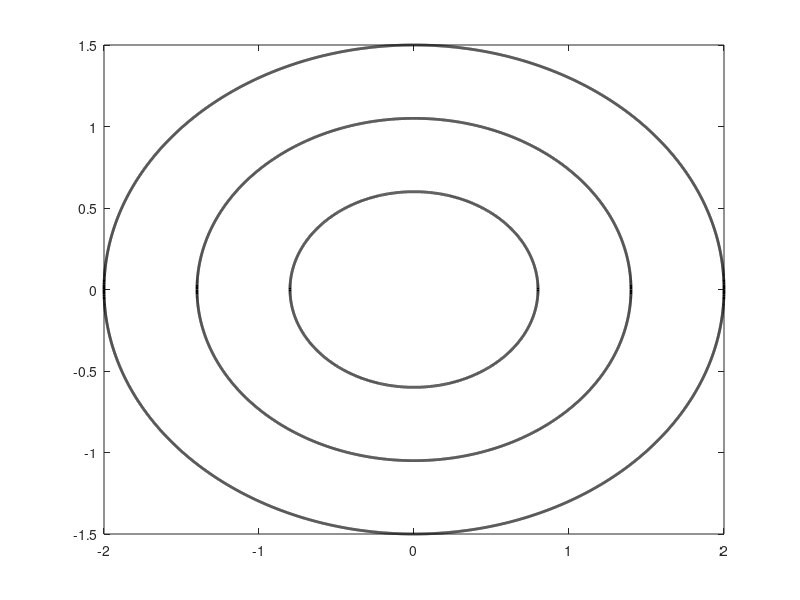

Reproduce this figure in MATLAB. (Note: this script raises an error after producing the figure.)
%script to draw illustrative diagram for email to Prof Hubbard 14/9/15
clear all
close all

%define the dimensions of the ellipses
b=[1.5,1.2];
a=[2,2.4];

%define the radius of the circle
R=1.7;

%plotting 
Nplot=10000;
limits=[-3,3];

%label offsets
xoffset=0.1;
yoffset=0.15;

%find the intersection point(s) with inner ellipse
intery=sqrt((1-(R/a(1))^2)/((1/b(1))^2 - (1/a(1))^2));
interx=sqrt(R^2-intery^2);

%plot the ellipses and circles
% xplot1=linspace(-a(1),a(1), Nplot);
% xplot2=linspace(-a(2),a(2), Nplot);
% xplotR=linspace(-R,R,Nplot);
% yplot1=b(1)*sqrt(1-(xplot1/a(1)).^2);
% yplot2=b(2)*sqrt(1-(xplot2/a(2)).^2);
% yplotR=sqrt(R^2-(xplotR).^2);
% figure(1)
% plot([xplot1, fliplr(xplot1)], [-yplot1, yplot1], 'k-', 'linewidth', 2)
% hold on
% plot([xplotR, fliplr(xplotR)], [-yplotR, yplotR], 'k:', 'linewidth', 2)
% TeXString = texlabel('O');
% text(-2.5*xoffset,-yoffset,TeXString,'FontSize',14)
% TeXString = texlabel('a');
% text(-a(1)+xoffset,-yoffset,TeXString,'FontSize',14)
% TeXString = texlabel('b');
% text(-2*xoffset,b(1)-yoffset,TeXString,'FontSize',14)
% plot([0,0], [-1.1*a(1),1.1*a(1)], 'k-', 'linewidth', 1)
% plot([-1.1*a(1),1.1*a(1)],[0,0], 'k-', 'linewidth', 1)
% xlim(limits)
% ylim(limits)
% axis square
% box off
% set(gca,'Visible','off')
% set(gca, 'XTickLabelMode', 'Manual')
% set(gca, 'XTick', [])
% set(gca, 'YTickLabelMode', 'Manual')
% set(gca, 'YTick', [])


%plot the regime
%I (R=1.0) inside the surface with r<b
% theta=pi*0.25;
% plot([0,R*cos(theta)], [0,R*sin(theta)], 'k:', 'linewidth', 2)
% plot([R*cos(theta)], [R*sin(theta)], 'k.', 'linewidth', 2)
% TeXString = texlabel('(r,mu)');
% text(R*cos(theta)+xoffset,R*sin(theta)+yoffset,TeXString,'FontSize',14)
% plot([0,R*cos(theta)], [0, R*sin(theta)], 'k.', 'markersize',12)
% print('Regime_I.eps', '-depsc2')

%II  (R=1.7) Inside the surface with b<r<a
% theta=pi*0.1;
% plot([0,R*cos(theta)], [0,R*sin(theta)], 'k:', 'linewidth', 2)
% plot([R*cos(theta)], [R*sin(theta)], 'k.', 'linewidth', 2)
% TeXString = texlabel('(r,mu)');
% text(R*cos(theta)-6*xoffset,R*sin(theta)+yoffset,TeXString,'FontSize',14)
% plot([0,interx], [0,intery], 'k-', 'linewidth', 1)
% plot([0,interx], [0,-intery], 'k-', 'linewidth', 1)
% TeXString = texlabel('A');
% text(interx+xoffset,intery+yoffset,TeXString,'FontSize',14)
% TeXString = texlabel('B');
% text(interx+xoffset,-intery-yoffset,TeXString,'FontSize',14)
% plot([0,interx,interx, R*cos(theta)], [0,-intery,intery,R*sin(theta)], 'k.', 'markersize',12)
% print('Regime_II.eps', '-depsc2')


%III  (R=1.7) Outside the surface with b<r<a (The Kong et al. 2013 case)
% theta=pi*0.45;
% plot([0,R*cos(theta)], [0,R*sin(theta)], 'k:', 'linewidth', 2)
% plot([R*cos(theta)], [R*sin(theta)], 'k.', 'linewidth', 2)
% TeXString = texlabel('(r,mu)');
% text(R*cos(theta)+xoffset,R*sin(theta)+1*yoffset,TeXString,'FontSize',14)
% plot([0,interx], [0,intery], 'k-', 'linewidth', 1)
% plot([0,interx], [0,-intery], 'k-', 'linewidth', 1)
% TeXString = texlabel('A');
% text(interx+xoffset,intery+yoffset,TeXString,'FontSize',14)
% TeXString = texlabel('B');
% text(interx+xoffset,-intery-yoffset,TeXString,'FontSize',14)
% plot([0,interx,interx, R*cos(theta)], [0,-intery,intery,R*sin(theta)], 'k.', 'markersize',12)
% print('Regime_III.eps', '-depsc2')

%IV  (R=2.1) Outside the surface with r>a
% theta=pi*0.25;
% plot([0,R*cos(theta)], [0,R*sin(theta)], 'k:', 'linewidth', 2)
% plot([R*cos(theta)], [R*sin(theta)], 'k.', 'linewidth', 2)
% TeXString = texlabel('(r,mu)');
% text(R*cos(theta)+xoffset,R*sin(theta)+yoffset,TeXString,'FontSize',14)
% plot([0,R*cos(theta)], [0, R*sin(theta)], 'k.', 'markersize',12)
% print('Regime_IV.eps', '-depsc2')

%MODEL OUTLINE
xplot1=linspace(-a(1),a(1), Nplot);
xplot2=linspace(-0.7*a(1),0.7*a(1), Nplot);
xplot3=linspace(-0.4*a(1),0.4*a(1), Nplot);
yplot1=b(1)*sqrt(1-(xplot1/a(1)).^2);
yplot2=0.7*b(1)*sqrt(1-(xplot2/(0.7*a(1))).^2);
yplot3=0.4*b(1)*sqrt(1-(xplot3/(0.4*a(1))).^2);
figure(1)
plot([xplot1, fliplr(xplot1)], [-yplot1, yplot1], 'k-', 'linewidth', 2)
hold on
plot([xplot2, fliplr(xplot2)], [-yplot2, yplot2], 'k-', 'linewidth', 2)
plot([xplot3, fliplr(xplot3)], [-yplot3, yplot3], 'k-', 'linewidth', 2)
hold on
%plot([0,0], [-1.1*a(1),1.1*a(1)], 'k-', 'linewidth', 1)
%plot([-1.1*a(1),1.1*a(1)],[0,0], 'k-', 'linewidth', 1)
TeXString = texlabel('rho_0');
text(1.60,0,TeXString,'FontSize',14)
TeXString = texlabel('rho_1');
text(1.00,0,TeXString,'FontSize',14)
TeXString = texlabel('rho_2');
text(0.20,0,TeXString,'FontSize',14)
xlim(limits)
ylim(limits)
axis square
box off
set(gca,'Visible','off')
set(gca, 'XTickLabelMode', 'Manual')
set(gca, 'XTick', [])
set(gca, 'YTickLabelMode', 'Manual')
set(gca, 'YTick', [])
print('HERCULES_cartoon.eps', '-depsc2')



